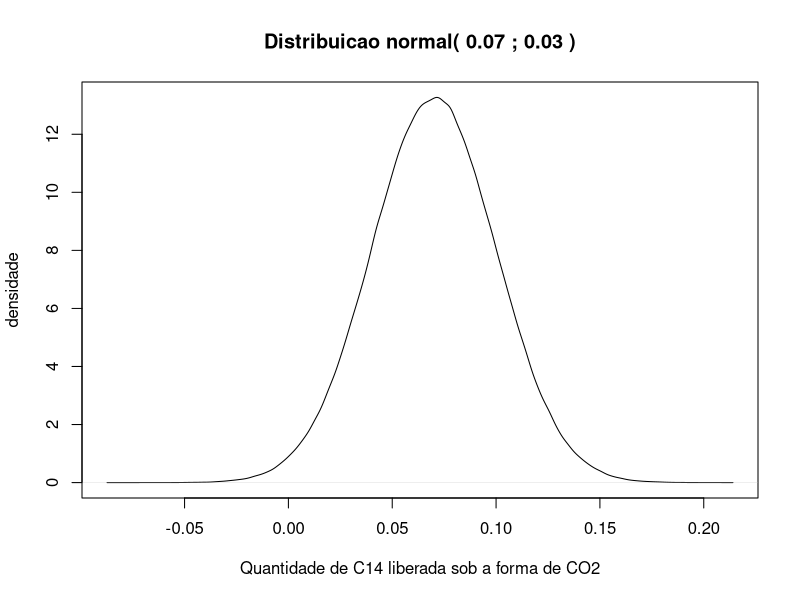

Reproduce this figure in R.
sink("exemplo06_normal.txt")
m <- 0.07
dp <- 0.03
cat("X ~ Normal(",m,";",dp,")\n")
cat("P(X <",m-3*dp,") =",pnorm(q=m-3*dp,mean=m,sd=dp),"\n")
cat("P(X <",m-2*dp,") =",pnorm(q=m-2*dp,mean=m,sd=dp),"\n")
cat("P(X <",m-dp,") =",pnorm(q=m-dp,mean=m,sd=dp),"\n")
cat("P(X <",m,") =",pnorm(q=m,mean=m,sd=dp),"\n")
cat("P(X <",m+dp,") =",pnorm(q=m+dp,mean=m,sd=dp),"\n")
cat("P(X <",m+2*dp,") =",pnorm(q=m+2*dp,mean=m,sd=dp),"\n")
cat("P(X <",m+3*dp,") =",pnorm(q=m+3*dp,mean=m,sd=dp),"\n")
cat("P(",m-dp,"< X<",m+dp,") =",
    pnorm(q=m+dp,mean=m,sd=dp)-pnorm(q=m-dp,mean=m,sd=dp),"\n")
cat("P(",m-2*dp,"< X <",m+2*dp,") =",
    pnorm(q=m+2*dp,mean=m,sd=dp)-pnorm(q=m-2*dp,mean=m,sd=dp),"\n")
qnorm(p=0.975,mean=0,sd=1)
cat("P(",m-1.96*dp,"< X <",m+1.96*dp,") =",
    pnorm(q=m+1.96*dp,mean=m,sd=dp)-pnorm(q=m-1.96*dp,mean=m,sd=dp),"\n")
cat("P(",m-3*dp,"< X <",m+3*dp,") =",
    pnorm(q=m+3*dp,mean=m,sd=dp)-pnorm(q=m-3*dp,mean=m,sd=dp),"\n")
qnorm(p=0.75,mean=0,sd=1)
cat("P(",m-0.675*dp,"< X <",m+0.675*dp,") =",
    pnorm(q=m+0.675*dp,mean=m,sd=dp)-pnorm(q=m-0.675*dp,mean=m,sd=dp),"\n")
sink()
pdf("exemplo06_normal.pdf")
rn <- rnorm(n=1e6,mean=m,sd=dp)
plot(density(rn),xlab="Quantidade de C14 liberada sob a forma de CO2",ylab="densidade",
     main=paste("Distribuicao normal(",m,";",dp,")"))
dev.off()
